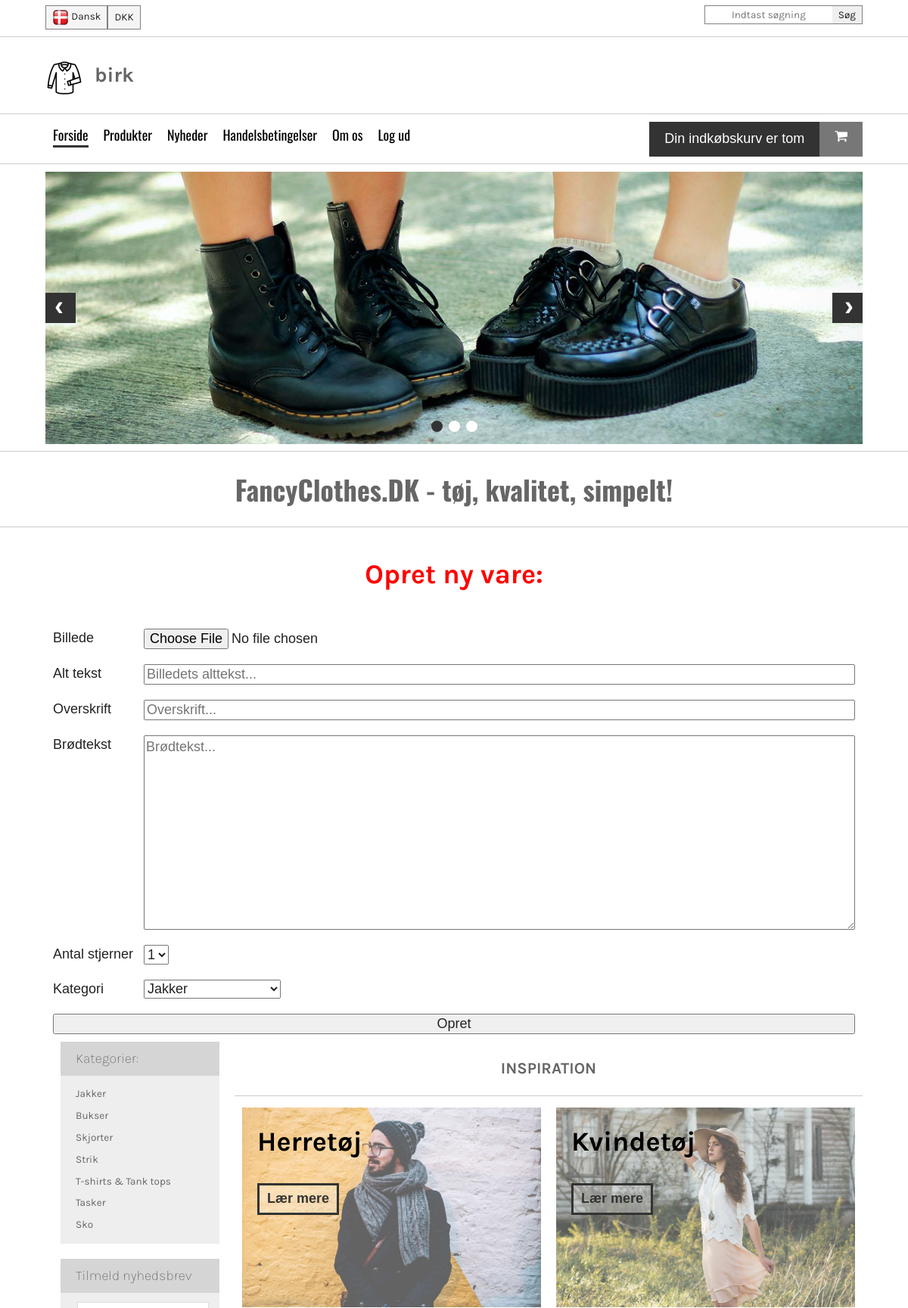
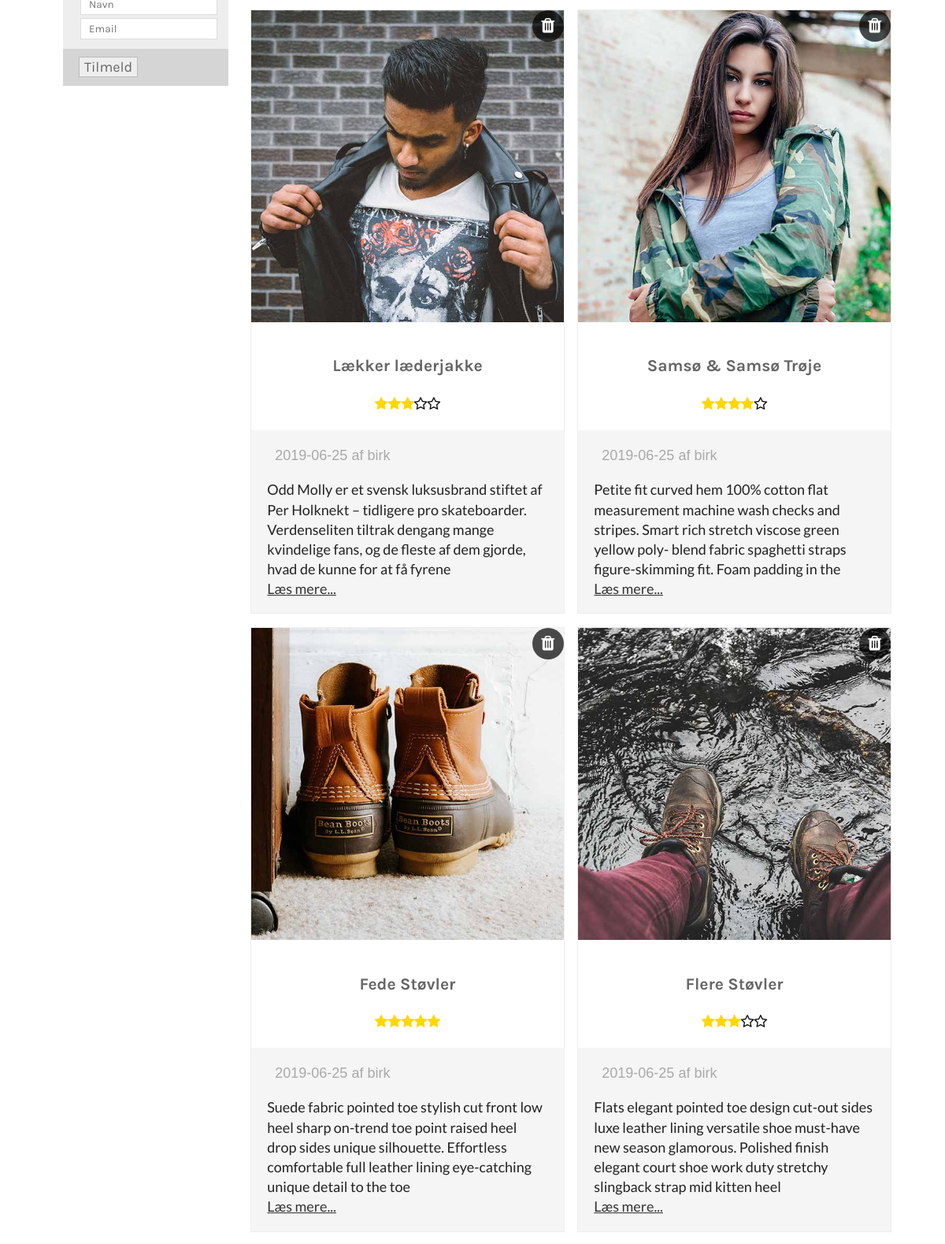
/index.php (signed in, upper part), run on the app's committed database (2 pictures, top to bottom).
### tables this page shows
CREATE TABLE `products` (
  `productId` int(10) NOT NULL,
  `heading` varchar(100) NOT NULL,
  `imgSrc` varchar(200) NOT NULL,
  `imgAlt` varchar(100) NOT NULL,
  `productTimestamp` int(15) NOT NULL,
  `content` varchar(200) NOT NULL,
  `authorId` int(10) NOT NULL,
  `stars` int(1) NOT NULL,
  `productCategory` varchar(50) NOT NULL
);

CREATE TABLE `users` (
  `userId` int(10) NOT NULL,
  `userName` varchar(50) NOT NULL,
  `userPassword` varchar(200) NOT NULL,
  `accessLevel` int(1) NOT NULL DEFAULT '3'
);

### assets/getArticles.php (the view, shortened to what this page needs)
<?php
    require "connect.php";
    $statement = $dbh->prepare("SELECT products.*, users.userName FROM products
    JOIN users ON products.authorId = users.userId ORDER BY productId ASC");
    $statement->execute();
    while($row = $statement->fetch(PDO::FETCH_ASSOC)){
        $emptyStars = 5 - $row['stars'];
        ?>
        <article>
            <img src="img/<?php echo $row['imgSrc'] ?>" alt="<?php echo $row['imgAlt'] ?>">
            <div class="info">
                <h3><?php echo $row['heading'] ?></h3>
                <div class="stars">
                    <?php
                        for($x = 1; $x <= $row['stars']; $x++){
                            echo '<i class="fa fa-star" aria-hidden="true"></i>';
                        }
                        for($x = 1; $x <= $emptyStars; $x++){
                            echo '<i class="fa fa-star-o" aria-hidden="true"></i>';
                        }
                    ?>
                </div>
            </div>
            <div class="description">
                <div class="published">
                    <?php echo date("Y-m-d",  $row['productTimestamp']) . " af " . $row['userName']?>
                </div>
                <p><?php echo $row['content'] ?><a href="#">Læs mere...</a></p>
                <?php
                    if(isset($_SESSION['username'])){
                        if($_SESSION['accessLevel'] == 1){
                            echo '<a class="deleteMe" href="assets/deleteArticle.php?productId=' . $row['productId'] . '"><i class="fa fa-trash" aria-hidden="true"></i></a>';
                        } else if($_SESSION['accessLevel'] == 2 && $row['userName'] == $_SESSION['username']){
                            echo '<a class="deleteMe" href="assets/deleteArticle.php?productId=' . $row['productId'] . '"><i class="fa fa-trash" aria-hidden="true"></i></a>';
                        }
                    }
                ?>
            </div>
        </article>
        <?php
    }
?>

### css/main.css (style rules this page uses)
html { color: #222; font-size: 1em; line-height: 1.4; }
audio, canvas, iframe, img, svg, video { vertical-align: middle; }

### css/styles.css (style rules this page uses)
:root { font-size: 18px; }
main .products h3 { text-align: center; }
main .products .frontProducts article { -webkit-box-flex: 1; -ms-flex: 1 1 31%; flex: 1 1 31%; margin: 1%; -webkit-box-sizing: border-box; box-sizing: border-box; border: 1px solid #eee; display: -webkit-box; display: -ms-flexbox; display: flex; -webkit-box-orient: vertical; -webkit-box-direction: normal; -ms-flex-direction: column; flex-direction: column; position: relative; -ms-flex-positive: 1; flex-grow: 1; }
main .products .frontProducts article img { width: 100%; }
main .products .frontProducts article .info { text-align: center; padding: 20px; }
main .products .frontProducts article .info .stars .fa-star { color: gold; }
main .products .frontProducts article .info .stars .fa-star-o { color: black; }
main .products .frontProducts article .description { background: #f5f5f5; padding: 20px 20px 0 20px; }
main .products .frontProducts article .description .published { color: darkgray; margin: 0 10px; }
main .products .frontProducts article .description p { font-family: "Lato", sans-serif; }
main .products .frontProducts article .description p a { color: #333; display: block; }
main .products .frontProducts article .description a.deleteMe { position: absolute; top: 0px; right: 0px; width: 40px; height: 40px; text-align: center; line-height: 40px; font-size: 1.2rem; text-decoration: none; border-radius: 50%; background: rgba(0, 0, 0, 0.7); color: white; -webkit-transition: 0.1s all; transition: 0.1s all; }
h1, h2, h3, h4, h5, h6 { font-family: "Karla", sans-serif; color: #666; }
@media screen and (max-width: 1200px) { main .products .frontProducts article { -webkit-box-flex: 1; -ms-flex: 1 1 48%; flex: 1 1 48%; } }

### data on the page
products: imgSrc (picture), heading "Lækker læderjakke", stars 3 (drawn), productTimestamp "2019-06-25", authorId.userName "birk", content "Odd Molly er et svensk luksusbrand stiftet af Per Holknekt – tidligere pro skateboarder. Verdenseliten tiltrak dengang mange kvindelige fans, og de fleste af dem gjorde, hvad de kunne for at få fyrene"
products: imgSrc (picture), heading "Samsø & Samsø Trøje", stars 4 (drawn), productTimestamp "2019-06-25", authorId.userName "birk", content "Petite fit curved hem 100% cotton flat measurement machine wash checks and stripes. Smart rich stretch viscose green yellow poly- blend fabric spaghetti straps figure-skimming fit. Foam padding in the"
products: imgSrc (picture), heading "Fede Støvler", stars 5 (drawn), productTimestamp "2019-06-25", authorId.userName "birk", content "Suede fabric pointed toe stylish cut front low heel sharp on-trend toe point raised heel drop sides unique silhouette. Effortless comfortable full leather lining eye-catching unique detail to the toe"
products: imgSrc (picture), heading "Flere Støvler", stars 3 (drawn), productTimestamp "2019-06-25", authorId.userName "birk", content "Flats elegant pointed toe design cut-out sides luxe leather lining versatile shoe must-have new season glamorous. Polished finish elegant court shoe work duty stretchy slingback strap mid kitten heel"

### other printed values
$_SESSION['username'] "birk"
form field category "Jakker"
